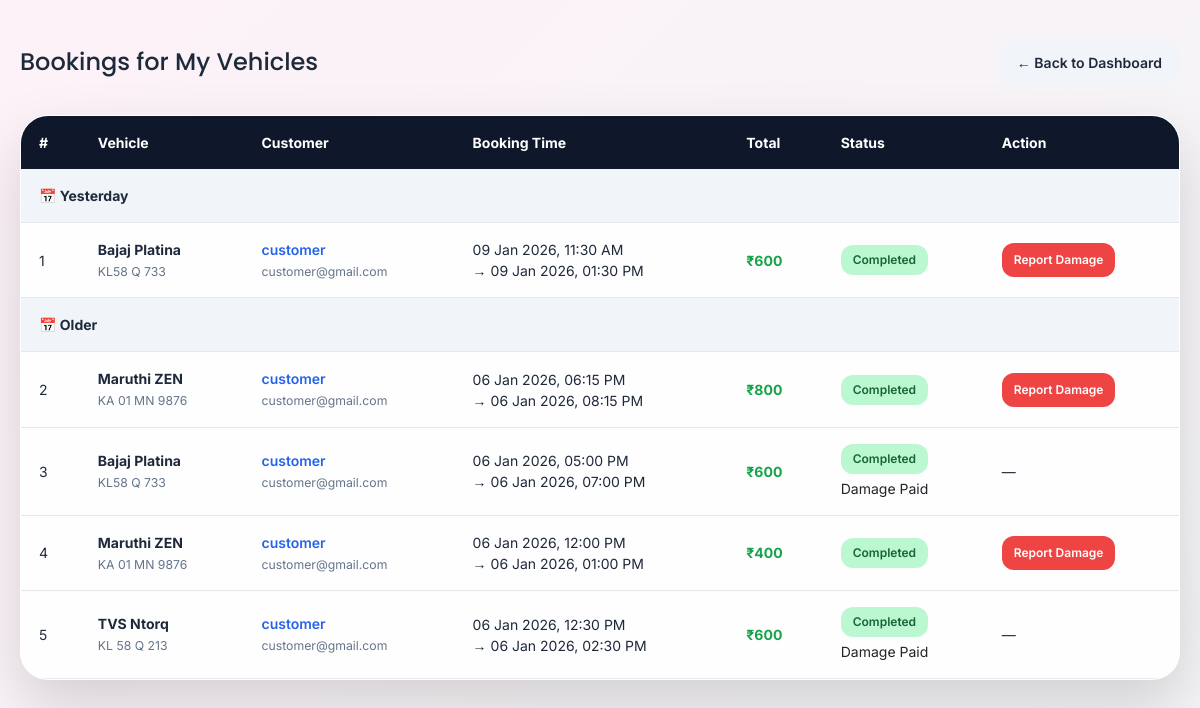
The app's page /owner_vehicle_bookings/ (signed in) with its own data.
### wheelzy_app/models.py (models this page shows, shortened)
class Booking(models.Model):
    STATUS_CHOICES = [
        ("payment_pending", "Payment Pending"),
        ("pending", "Pending"),
        ("confirmed", "Confirmed"),
        ("in_use", "In Use"),
        ("returned", "Returned"),
        ("damage_reported", "Damage Reported"),
        ("cancelled", "Cancelled"),
    ]
    user = models.ForeignKey(User, on_delete=models.CASCADE)
    vehicle = models.ForeignKey(Vehicle, on_delete=models.CASCADE)
    start_time = models.DateTimeField()
    end_time = models.DateTimeField()
    total_price = models.PositiveIntegerField(default=0)
    status = models.CharField(max_length=30, choices=STATUS_CHOICES, default="payment_pending")
    is_rent_paid = models.BooleanField(default=False)
    ordered_at = models.DateTimeField(auto_now_add=True)
    razorpay_order_id = models.CharField(max_length=255, blank=True, null=True)
    razorpay_payment_id = models.CharField(max_length=255, blank=True, null=True)
    razorpay_signature = models.CharField(max_length=255, blank=True, null=True)

class Vehicle(models.Model):
    VEHICLE_TYPES = (
        ("car", "Car"),
        ("bike", "Bike"),
    )
    owner = models.ForeignKey(
        User,
        on_delete=models.CASCADE,
        related_name="vehicles",
        null=True,
        blank=True
    )
    vehicle_name = models.CharField(max_length=255)
    vehicle_type = models.CharField(max_length=25, choices=VEHICLE_TYPES)
    number_plate = models.CharField(max_length=50, unique=True)
    price_per_hour = models.PositiveIntegerField()
    seats = models.PositiveIntegerField(blank=True)
    image = CloudinaryField('vehicle_images', blank=True, null=True)
    is_available = models.BooleanField(default=True)

### wheelzy_app/views.py (the view)
# urls.py: path("owner_vehicle_bookings/", views.owner_bookings, name="owner_vehicle_bookings"),
@login_required
def owner_bookings(request):
    if not request.user.groups.filter(name="owner").exists():
        messages.error(request, "Access denied")
        return redirect("home")
    qs = (
        Booking.objects
        .filter(vehicle__owner=request.user,
                is_rent_paid = True
        )
        .exclude(status="payment_pending")
        .select_related("vehicle", "user")
        .prefetch_related("documents")
        .prefetch_related(
            "handover_photos",
            Prefetch("damage_report", queryset=DamageReport.objects.all())
        )
        .order_by("-ordered_at")   # ✅ LATEST → OLDEST
    )
    paginator = Paginator(qs, 10)
    page_number = request.GET.get("page")
    bookings = paginator.get_page(page_number)
    today = timezone.now().date()
    yesterday = today - timedelta(days=1)
    for booking in bookings:
        booking.booking_group = (
            "Today" if booking.ordered_at.date() == today
            else "Yesterday" if booking.ordered_at.date() == yesterday
            else "Older"
        )
    return render(
        request,
        "owner_bookings.html",
        {"bookings": bookings}
    )

### wheelzy_app/templates/owner_bookings.html (shortened to what this page needs)
{% load static %}
<!DOCTYPE html>
<html lang="en">
<head>
    <link href="https://cdn.jsdelivr.net/npm/bootstrap@5.3.2/dist/css/bootstrap.min.css" rel="stylesheet">
    <link rel="stylesheet" href="https://cdnjs.cloudflare.com/ajax/libs/font-awesome/6.5.1/css/all.min.css">
</head>
<body>
<div class="page-wrapper">
    <div class="page-header">
        <h2>Bookings for My Vehicles</h2>
        <a href="{% url 'owner_dashboard' %}" class="btn-back">← Back to Dashboard</a>
    </div>
    {% if bookings %}
    <div class="table-card">
        <div style="overflow-x:auto;">
            <table>
                <thead>
                    <tr>
                        <th>#</th>
                        <th>Vehicle</th>
                        <th>Customer</th>
                        <th>Booking Time</th>
                        <th>Total</th>
                        <th>Status</th>
                        <th>Action</th>
                    </tr>
                </thead>
                <tbody>
                {% for booking in bookings %}
                    {% ifchanged booking.booking_group %}
                    <tr class="group-row">
                        <td colspan="7">📅 {{ booking.booking_group }}</td>
                    </tr>
                    {% endifchanged %}
                    <tr>
                        <td>{{ bookings.start_index|add:forloop.counter0 }}</td>
                        <td>
                            <strong>{{ booking.vehicle.vehicle_name }}</strong><br>
                            <small style="color:var(--text-light);">
                                {{ booking.vehicle.number_plate }}
                            </small>
                        </td>
                        <td>
                            {% with doc=booking.documents %}
                            <a href="javascript:void(0)"
                            class="customer-link"
                            data-name="{{ booking.user.username }}"
                            data-email="{{ booking.user.email }}"
                            data-phone="{{ booking.user.profile.phone_number|default:'' }}"
                            data-address="{{ booking.user.profile.address|default:'' }}"
                            data-photo="{{ booking.user.profile.photo.url|default:'' }}"
                            data-aadhaar="{{ doc.aadhaar_photo.url|default:'' }}"
                            data-license="{{ doc.driving_license_photo.url|default:'' }}"
                            style="font-weight:600;color:#2563eb;text-decoration:none;">
                            {{ booking.user.username }}
                            </a>
                            {% endwith %}
                            <br>
                            <small style="color:var(--text-light);">
                                {{ booking.user.email }}
                            </small>
                        </td>
                        <td>
                            {{ booking.start_time|date:"d M Y, h:i A" }}<br>
                            → {{ booking.end_time|date:"d M Y, h:i A" }}
                        </td>
                        <td style="font-weight:700;color:var(--success);">
                            ₹{{ booking.total_price }}
                        </td>
                        <td>
                            {% if booking.status == "pending" %}
                                <span class="status pending">Pending</span>
                                {% if booking.handover_photos.exists %}
                                    <div class="mt-1">
                                        <span class="text-dark">Handover Uploaded</span>
                                    </div>
                                {% endif %}
                            {% elif booking.status == "confirmed" %}
                                <span class="status confirmed">Confirmed</span>
                            {% elif booking.status == "in_use" %}
                                <span class="status in_use">In Use</span>
                            {% elif booking.status == "returned" %}
                                <span class="status completed">Completed</span>
                            {% elif booking.status == "damage_reported" %}
                                {% if booking.damage_report and booking.damage_report.is_paid %}
                                    <span class="status completed">Completed</span>
                                    <div class="mt-1">
                                        <span class="text-dark">Damage Paid</span>
                                    </div>
                                {% else %}
                                    <span class="status damage">Damage Reported</span>
                                {% endif %}
                            {% endif %}
                        </td>
                        <td>
                            {% if booking.status == "pending" %}
                                <a href="{% url 'upload_handover_photos' booking.id %}"
                                   class="btn-action btn-primary">
                                    Upload Handover
                                </a>
                            {% elif booking.status == "returned" %}
                                <a href="{% url 'add_damage_report' booking.id %}"
                                   class="btn-action btn-danger">
                                    Report Damage
                                </a>
                            {% else %}
                                —
                            {% endif %}
                        </td>
                    </tr>
                {% endfor %}
                </tbody>
            </table>
        </div>
    </div>
    {% endif %}
</div>
</body>
</html>

### wheelzy_app/templates/owner_bookings.html (style rules this page uses)
:root { --primary: #2563eb; --primary-dark: #0f172a; --bg: linear-gradient(135deg, #fdf2f8 0%, #f3f4f6 100%); --card: rgba(255,255,255,0.88); --border: rgba(255,255,255,0.6); --shadow: 0 25px 60px rgba(0,0,0,0.15); --text-dark: #1e293b; --text-light: #64748b; --success: #16a34a; --danger: #ef4444; }
* { box-sizing: border-box; }
body { margin: 0; font-family: 'Inter', sans-serif; background: var(--bg); min-height: 100vh; color: var(--text-dark); }
.page-wrapper { max-width: 1400px; margin: auto; padding: 40px 20px; }
.page-header { display: flex; justify-content: space-between; align-items: center; margin-bottom: 30px; }
.page-header h2 { margin: 0; font-family: 'Poppins', sans-serif; font-size: 24px; }
.btn-back { padding: 12px 18px; border-radius: 14px; background: #f1f5f9; color: var(--text-dark); text-decoration: none; font-size: 14px; font-weight: 600; }
.table-card { background: var(--card); backdrop-filter: blur(14px); border-radius: 28px; border: 1px solid var(--border); box-shadow: var(--shadow); overflow: hidden; }
table { width: 100%; border-collapse: collapse; font-size: 14px; }
thead { background: #0f172a; color: white; }
th, td { padding: 16px 18px; text-align: left; vertical-align: middle; }
tbody tr { border-bottom: 1px solid #e5e7eb; }
.status { padding: 6px 12px; border-radius: 12px; font-size: 12px; font-weight: 600; display: inline-block; }
.completed { background: #bbf7d0; color: #166534; }
.btn-action { padding: 8px 12px; border-radius: 12px; font-size: 12px; font-weight: 600; text-decoration: none; display: inline-block; }
.btn-danger { background: var(--danger); color: white; }
.group-row td { background: #f1f5f9; font-weight: 700; }

### records on screen
Booking: booking_group "Yesterday", start_index|add "1", vehicle.vehicle_name "Bajaj Platina", vehicle.number_plate "KL58 Q 733", user.username "customer", user.email "customer@gmail.com", start_time "09 Jan 2026, 11:30 AM", end_time "09 Jan 2026, 01:30 PM", total_price "600", status "Completed"
Booking: booking_group "Older", start_index|add "2", vehicle.vehicle_name "Maruthi ZEN", vehicle.number_plate "KA 01 MN 9876", user.username "customer", user.email "customer@gmail.com", start_time "06 Jan 2026, 06:15 PM", end_time "06 Jan 2026, 08:15 PM", total_price "800", status "Completed"
Booking: start_index|add "3", vehicle.vehicle_name "Bajaj Platina", vehicle.number_plate "KL58 Q 733", user.username "customer", user.email "customer@gmail.com", start_time "06 Jan 2026, 05:00 PM", end_time "06 Jan 2026, 07:00 PM", total_price "600", status "Completed"
Booking: start_index|add "4", vehicle.vehicle_name "Maruthi ZEN", vehicle.number_plate "KA 01 MN 9876", user.username "customer", user.email "customer@gmail.com", start_time "06 Jan 2026, 12:00 PM", end_time "06 Jan 2026, 01:00 PM", total_price "400", status "Completed"
Booking: start_index|add "5", vehicle.vehicle_name "TVS Ntorq", vehicle.number_plate "KL 58 Q 213", user.username "customer", user.email "customer@gmail.com", start_time "06 Jan 2026, 12:30 PM", end_time "06 Jan 2026, 02:30 PM", total_price "600", status "Completed"
